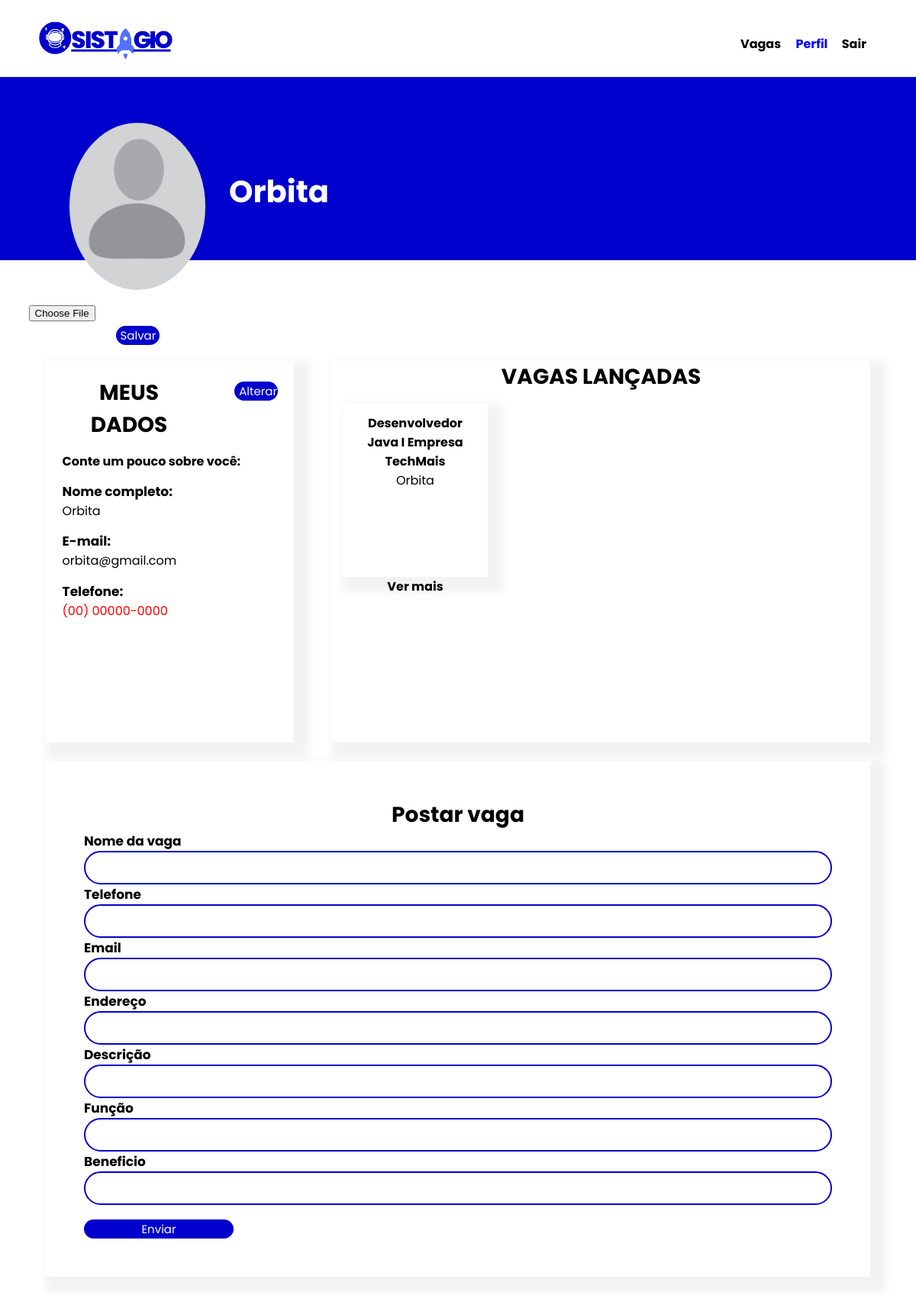
The page /perfil/ (signed in) on the database its author committed.
### post_vagas/models.py (models this page shows, shortened)
class Vaga_cadastradas(models.Model):
    vcad_codigo = models.BigAutoField(primary_key=True)
    vcad_perfil_fk = models.ForeignKey(PerfilUser, on_delete=models.CASCADE)
    vcad_postVaga_fk = models.ForeignKey(PostVagas, on_delete=models.CASCADE)

class PostVagas(models.Model):
    vag_cod = models.BigAutoField(primary_key=True)
    vag_usuario_fk = models.ForeignKey(User, on_delete=models.CASCADE)
    vag_nome = models.CharField(max_length=50,null=True,blank=True)
    vag_tell = models.CharField(max_length=50,null=True,blank=True)
    vag_email = models.EmailField(max_length=80,null=True,blank=True)
    vag_endereco = models.CharField(max_length=20,null=True,blank=True)
    vag_descricao = models.CharField(max_length=100,null=True,blank=True)
    vag_funcao = models.CharField(max_length=50,null=True,blank=True)
    vag_beneficio = models.CharField(max_length=100,null=True,blank=True)

### perfil/models.py (models this page shows)
class PerfilUser(models.Model):
    per_cod = models.BigAutoField(primary_key=True)
    per_nascimento = models.DateField(null=True,blank=True)
    per_pessoa_fk = models.ForeignKey(User, on_delete=models.CASCADE,verbose_name='Usuario')
    cpf_cnpj = models.CharField(max_length=18, blank=True)
    per_tell = models.CharField(max_length=14, blank=True)
    tipo = models.CharField(max_length=1, blank=True)
    per_foto = models.FileField(upload_to='fotos_usuario/%Y/%m/', null=True, blank=True)
    per_detalhe = models.CharField(max_length=255, blank=True )

### perfil/views.py (the view)
# urls.py: path('', views.AtualizacaoPerfil.as_view(), name='perfil')
class AtualizacaoPerfil(Perfil):
    def post(self, *args, **kwargs):
        usuario = get_object_or_404(
            User, username=self.request.user.username)
        if 'mudar-foto' in self.request.POST:
            foto_pessoa =  self.request.FILES.get('perfil_foto_usuario')
            self.perfil.per_foto = foto_pessoa
            self.perfil.save()
            return redirect('perfil:perfil')
        """ PRECISSA REPARO - DATA  """
        if 'dados-usuario' in self.request.POST:
            print('Entrou')
            first_name = self.usuarioForm.data.get('first_name')
            if self.usuarioPerfil.is_valid():
                perfilUsuario = self.usuarioPerfil.save(commit=False)
                perfilUsuario.per_pessoa_pk = usuario
                perfilUsuario.save()
            if first_name:
                usuario.first_name = first_name
            usuario.save()
            return redirect('perfil:perfil')
        if 'botao-certificado' in self.request.POST:
            documento = self.request.FILES.get('cert_arquivo')
            arquivo = self.certificado.save(commit=False)
            arquivo.cert_pessoa_fk = self.perfil
            arquivo.cert_arquivo = documento
            arquivo.save()
            return redirect('perfil:perfil')
        if 'botao-vag'  in self.request.POST:
            post = self.postvaga.save(commit=False)
            post.vag_usuario_fk =  usuario
            post.save()
            objeto = Vaga_cadastradas(
                vcad_perfil_fk=self.perfil,
                vcad_postVaga_fk=post
            )
            objeto.save()
            return redirect('perfil:perfil')
        if 'botao-csv' in self.request.POST:
            arquivo = self.request.FILES.get('arquivo')
            arquivo_nome_turma = self.request.POST.get('arquivo_nome_turma')
            if not arquivo or not arquivo_nome_turma:
                messages.error(
                    self.request,
                    "Digite todos os campos para o envio"
                )
                return redirect('perfil:perfil')
            file = arquivo.read().decode('latin-1').splitlines()
            reader = csv.reader(file, delimiter=';')
            aluno_lista = []
            for linha,tabela in enumerate(reader):
                if linha <= 2:
                    continue
                nome = tabela[1]
                matricula = tabela[0].replace('.','').replace(',','').replace('-','')
                obj = models.Aluno_Csv(
                    alu_nome=nome,
                    alu_matricula=matricula,
                    alu_turma=arquivo_nome_turma,
                )
                models.Aluno_Csv.objects.filter(alu_nome=nome, alu_matricula=matricula
                                                ,alu_turma=arquivo_nome_turma).delete()
                aluno_lista.append(obj)
            models.Aluno_Csv.objects.bulk_create(aluno_lista)
        if 'btn-docente' in self.request.POST:
            if not self.docenteFormulario.is_valid():
                messages.error(
                    self.request,
                    self.docenteFormulario.errors
                )
                return redirect('perfil:perfil')
            nome_docente = self.request.POST.get('nome_docente')
            email_docente = self.request.POST.get('email_docente')
            senha_docente = self.request.POST.get('senha_docente')
            cpf_docente = self.request.POST.get('cpf_docente')
            docente = []
            objeto = User(
                username= email_docente,
                password=senha_docente,
                first_name = nome_docente,
                email= email_docente
            )
            docente.append(objeto)
            User.objects.bulk_create(docente)
            perfil = models.PerfilUser(
                per_pessoa_fk=objeto,
                tipo='D',
                cpf_cnpj= cpf_docente,
            )
            docente_perfil = []
            docente_perfil.append(perfil)
            models.PerfilUser.objects.bulk_create(docente_perfil)
            instituicao_docente = models.Docente(doce_perfil_pk=perfil, doce_instituicao_fk=usuario)
            instituicao_docente.save()
        if 'botao-curso-instituicao' in self.request.POST:
            curso = self.cursoform.save(commit=False)
            curso.curs_perfil_fk = self.perfil
            curso.save()
        if 'curso_escolhido' in self.request.POST:
            nome_instituicao = self.request.POST.get('instituicao')
            nome_curso = self.request.POST.get('curso')
            usuario = get_object_or_404(User, first_name=nome_instituicao)
            perfil = models.PerfilUser.objects.filter(per_pessoa_fk=usuario).first()
            curso_institui = get_object_or_404(models.curso_instituicao, curs_perfil_fk=perfil, curs_nome=nome_curso)
            print(curso_institui, 'Aqui')
            aluno_curso = models.curso_aluno(curs_insituicao=curso_institui, curs_perfil_fk=self.perfil)
            aluno_curso.save()
            return redirect('perfil:perfil')
        return redirect('home:inicial')

### perfil/forms.py
class PerfilForms(forms.ModelForm):
    class Meta:
        model = models.PerfilUser
        fields = ('cpf_cnpj','per_tell','per_detalhe',)
    def __init__(self, per_cod=None, *args, **kwargs):
        super().__init__(*args, **kwargs)
        self.per_cod = per_cod

class UsuarioAtualizar(forms.ModelForm):
    password = forms.CharField(
        required=False,
        widget=forms.PasswordInput,
        label='Senha',
    )
    password2 = forms.CharField(
        required=False,
        widget=forms.PasswordInput,
        label='Confirma senha ',
    )
    class Meta():
        model = User
        fields = ('first_name', 'email', 'password', 'password2')
    def __init__(self, usuario=None, *args, **kwargs):
        super().__init__(*args, **kwargs)
        self.usuario = usuario

### perfil/views.py (called while the page is built)
    def get(self, *args, **kwargs):
        return render(self.request, self.templates_name, self.informacoes)

### perfil/templates/perfil/perfil.html (shortened to what this page needs)
{% extends 'base.html' %}
{% load static %}
{% block conteudo %}
{% include 'parcias/_header.html' %}
{% block style %}<link rel="stylesheet" href="{% static 'perfil.css'%}">{% endblock %}
 <main class="main">
        <div class="container-inicio">
            <div class="foto-perfi">
                {% if not perfilPessoa.per_foto %}
                 <img src="/static/imagens/perfil-sem-foto.png" alt="" class="img-perfil">
                {%endif%}
            <form class="container-foto-form" method="POST" enctype="multipart/form-data">
                <input type="file" class="btn-foto-alterar" name="perfil_foto_usuario"  accept=".jpg, .jpeg, .png">
                 <button class="btn-alterar-sobre" name="mudar-foto">Salvar foto</button>
            </form>
            </div>
            <div class="titulo">
                <h3 class="text-titulo">{{user.first_name}}</h3>
            </div>
        </div>
        <div class="container-meio">
            <div class="container-sobre" >
                <div class="form-dados-sobre" id="form-dados-banco">
                    <div class="titulo-sobre">
                        <h3 class="title-meio-h3">MEUS DADOS</h3>
                        <button class="btn-alterar-sobre" id="btn-alterar">Alterar</button>
                    </div>
                    <div class="descricao">
                        <h4 class="text-descricao">Conte um pouco sobre você:</h4>
                    </div>
                    <div class="dados-pessoais">
                        <label for="" class="text-dados">Nome completo:</label>
                        <p>{{user.first_name}}</p>
                    </div>
                    <div class="dados-pessoais">
                        <label for="" class="text-dados">E-mail:</label>
                        <p>{{user.email}}</p>
                    </div>
                    <div class="dados-pessoais">
                        <label for="" class="text-dados ">Telefone:</label>
                        <p class="{% if not perfilPessoa.per_tell%}null-tell{%endif%}">{% if not perfilPessoa.per_tell%}(00) 00000-0000{%endif%}
                        </p>
                    </div>
                </div>
            </div>
            <div class="box-vagas">
                <div class="container-vagas-cadastradas">
                    <h3 class="title-meio-h3">{% if perfilPessoa.tipo == 'A' %}VAGAS CADASTRADAS{%endif%}
                    {% if perfilPessoa.tipo == 'E' %}VAGAS LANÇADAS{%endif%}
                    </h3>
                    <div class="card-vagas">
                        {% for Vaga in vaga_cadastradas%}
                        <div class="itens-card-vagas">
                            <h4 class="title-card-vagas">{{Vaga.vcad_postVaga_fk.vag_nome}}</h4>
                            <p class="descricao-vaga">{{Vaga.vcad_postVaga_fk.vag_usuario_fk.first_name}}</p>
                            <div class="div-btn-ver-mais">
                                <a href="" class="btn-ver-mais">
                                    <p class="text-ver-mais"> Ver mais</p>
                                </a>
                            </div>
                        </div>
                        {%endfor%}
                    </div>
                </div>
            </div>
        </div>
        <div class="container-certificados">
            <div class="titulo-certificados">
                {% if  perfilPessoa.tipo == 'E' %}
                <h3 class="title-meio-h3">Postar vaga</h3>
                <form method="POST" action="">
                     <label for="id_vag_nome" class="text-dados">Nome da vaga</label>
                    <input type="text" name="{{post.vag_nome.name}}" class="input-dados" id="id_vag_nome">
                    <label for="id_vag_tell" class="text-dados">Telefone</label>
                    <input type="text" name="{{post.vag_tell.name}}" class="input-dados" id="id_vag_tell" value="
                        {% if perfilPessoa.per_tell%} {{perfilPessoa.per_tell}} {%endif%}">
                    <label for="id_vag_email" class="text-dados">Email</label>
                    <input type="email" name="{{post.vag_email.name}}" class="input-dados" id="id_vag_email">
                    <label for="id_vag_endereco" class="text-dados">Endereço</label>
                    <input type="text" name="{{post.vag_endereco.name}}" class="input-dados" id="id_vag_endereco">
                    <label for="id_vag_descricao" class="text-dados">Descrição</label>
                    <input type="text" name="{{post.vag_descricao.name}}" class="input-dados" id="id_vag_descricao">
                    <label for="id_vag_funcao" class="text-dados">Função</label>
                    <input type="text" name="{{post.vag_funcao.name}}" class="input-dados" id="id_vag_funcao">
                    <label for="id_vag_beneficio" class="text-dados">Beneficio</label>
                    <input type="text" name="{{post.vag_beneficio.name}}" class="input-dados" id="id_vag_beneficio">
                <button type="submit" name="botao-vag" class="btn-alterar-sobre">Enviar</button>
                </form>
                {%endif%}
            </div>
        </div>
    </main>
{%endblock%}

### templates/static/perfil.css (style rules this page uses)
* { margin: 0; font-family: 'Poppins', sans-serif; }
body { height: 100%; }
.container-inicio { background-color: #0000CD; color: white; display: flex; margin-bottom: 6%; height: 30vh; }
.foto-perfi { height: 39vh; width: 20%; margin-top: 5%; margin-left: 5%; display: flex; flex-wrap: wrap; justify-content: center; }
.titulo { margin-top: 10%; }
.text-titulo { font-size: 40px; }
.img-perfil { border-radius: 50%; width: 74%; }
.container-foto-form { display:flex; justify-content: center; align-content: center; flex-wrap: wrap; }
.container-meio { padding: 5% 5% 0 5%; display: flex; gap: 50px; }
.container-sobre { background-color: white; box-shadow: 10px 10px 10px 10px rgba(0, 0, 0, 0.05); width: 40%; padding: 2%; }
.container-vagas-cadastradas { background-color: white; box-shadow: 10px 10px 10px 10px rgba(0, 0, 0, 0.05); height: 500px; width: 60%; }
.titulo-sobre { display: flex; gap:18%; }
.title-meio-h3 { font-size: 21pt; font-weight: bold; text-align: center; }
.descricao { margin-top: 5%; }
.btn-alterar-sobre { margin: 0 auto; margin-top: 2%; text-align: center; border-radius: 25px; font-size: 15px; width: 20%; height: 25px; border: none; background-color: #0000CD; color: white; cursor: pointer; }
.dados-pessoais { display: block; margin-top: 5%; }
.text-dados { font-size: 17px; font-weight: bold; }
.input-dados { width: 98%; height: 40px; border: solid 2px #0000CD; border-radius: 25px; font-size: 15px; padding:0px 8px; }
.container-vagas-cadastradas { overflow-x: scroll; width: 100%; }
.card-vagas { display: flex; gap: 50px; padding: 2%; flex-wrap: wrap; }
.box-vagas { width: 100%; }
.itens-card-vagas { width: 24%; background-color: white; height: 200px; padding: 2%; box-shadow: 10px 10px 10px 10px rgba(0, 0, 0, 0.05); text-align: center; }
.btn-ver-mais { text-decoration: none; margin: 0 auto; color: black; font-weight: bold; }
.div-btn-ver-mais { margin-top: 70%; text-align: center; }
.container-certificados { box-shadow: 10px 10px 10px 10px rgba(0, 0, 0, 0.05); background-color:white; height: 100%; margin: 2% 5% 2% 5% ; }
.titulo-certificados { padding: 50px; }
.null-tell { color:red; }

### rows shown on the page
Vaga_cadastradas: vcad_postVaga_fk.vag_nome "Desenvolvedor Java I Empresa TechMais", vcad_postVaga_fk.vag_usuario_fk.first_name "Orbita"

### other values the page prints
{{ user.first_name }} "Orbita"
{{ user.email }} "orbita@gmail.com"
